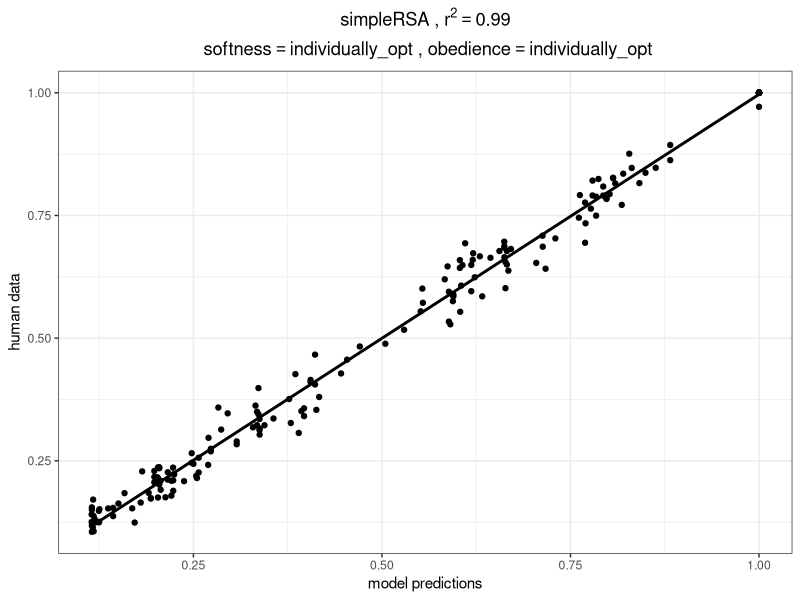
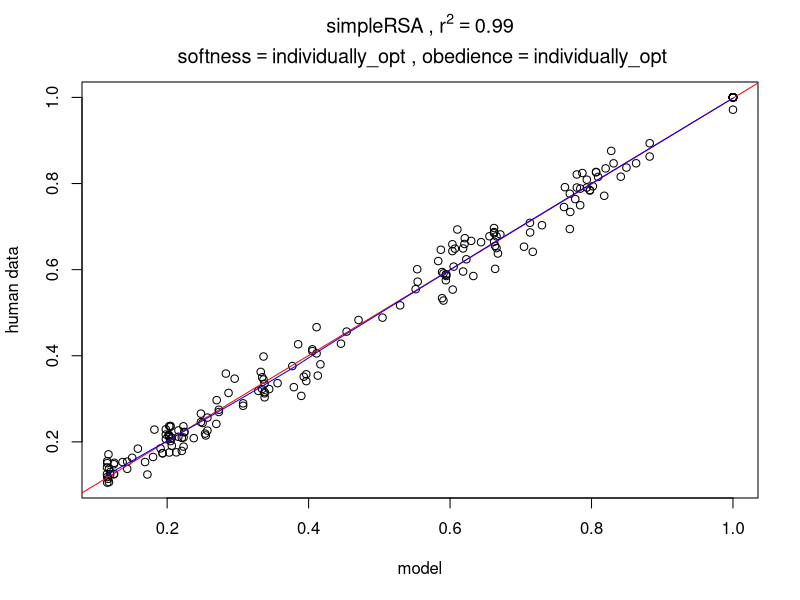
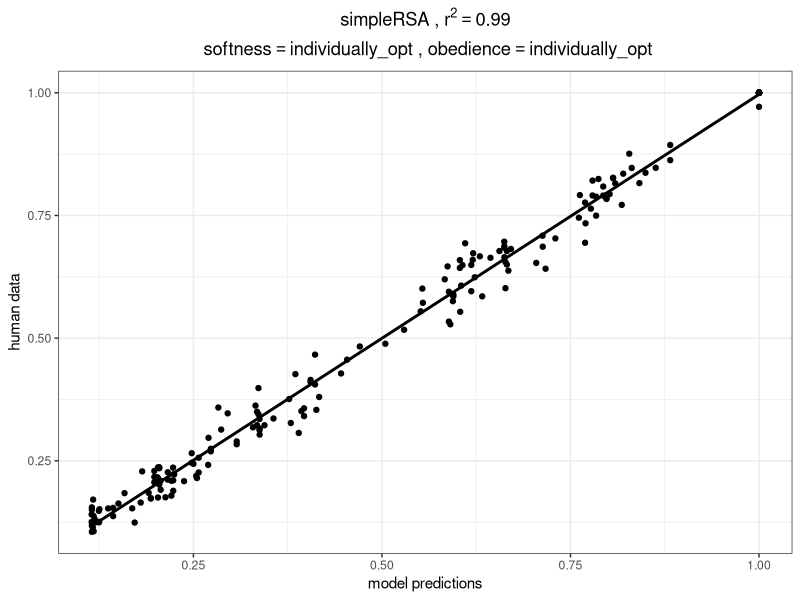

Write R code to recreate these figures, in order.
library("dplyr")
library("ggplot2")

################################################## X 4 Prior inference ##################################

# Import full csv table

setwd("~/Documents/GitHub/prior_inference/RSA_2019_08/X4_Plots")
full <- read.csv("for_scatterplots_updated.csv")
head(full)

## See what models we have ##

stats <- full %>%
    group_by(softness,obedience, alpha, cross_validated,type, Nr) %>%
    summarise(n_occur = n())
ordered <- stats[order(stats$Nr),] # Sort the summary table
print.data.frame(ordered)

##########################################################################################################

# Subset data for plotting. Fill in the template

# plotData <- subset(full, softness ==  & obedience ==  & cross_validated == " " & type == "") # for simple models
# plotData <- subset(full, softness ==  & obedience ==  & alpha == & cross_validated == " " & type == "") # for full models

# Softness, obedience, and alpha are numeric
# Cross_validated can be "yes" or "no"
# Type can be "simpleRSA" or "fullRSA"
# Nr is model number in the order they are listed in the scatterplot file. 

##########################################################################################################

### Subsets for figures in the paper. Pick one plotData subset, then run the define variables part
### Then generate the plot either with ggplot or a simple plot

## Figure \label{simple-full}

# for m23
plotData <- subset(full, softness == "globally_opt" & obedience == 0 & 
                          cross_validated == "no" & type == "fullRSA" & alpha == 1) 

# for m13
plotData <- subset(full, softness == "globally_opt" & obedience == 0 & 
                     cross_validated == "no" & type == "simpleRSA") 

#plotData <- subset(full, softness == "individually_opt" & obedience == 0.1 & cross_validated == "yes" & type == "simpleRSA") # for m9

####### Figure \label{simple-full-individual}
# for m16
plotData <- subset(full, softness == "individually_opt" & obedience == 0 & 
                                            cross_validated == "no" & type == "fullRSA" & 
                                             alpha == "individually_opt") 

# for m3                    
plotData <- subset(full, softness == "individually_opt" & obedience == 0 & 
                     cross_validated == "no" & type == "simpleRSA") 

########## Figure \label{cross-validation} ##########
# for m5
plotData <- subset(full, softness == "individually_opt" & obedience == "individually_opt" & 
                                             cross_validated == "no" & type == "simpleRSA") 

# for m8
plotData <- subset(full, softness == "individually_opt" & obedience == "individually_opt" & 
                    cross_validated == "yes" & type == "simpleRSA") 


# Define variables to pass to plot title and ggsave

r2 <- round((summary(lm(plotData$model~plotData$workerData))$r.squared), digits = 2)
softness <- unique(as.character(plotData$softness))
obedience <- unique(as.character(plotData$obedience))
type <- unique(as.character(plotData$type))
nr <- plotData$Nr[1]

## Scatterplot with ggplot2 ##
# Contains a title with parameter values for now ##

figure <- ggplot(plotData, aes(x = model, y = workerData)) +
  geom_point() +
  stat_smooth(method = "lm",
              col = "black",
              se = FALSE,
              size = 1) +
  theme_bw() +
  labs(title = bquote(atop
                     (.(type) ~"," ~ r^2 == .(r2),
                       ~ "softness" == .(softness) ~ "," ~ "obedience" == .(obedience)
                     )))+
  ylab("human data")+
  xlab("model predictions") +
  theme(plot.title = element_text(hjust = 0.5))
print(figure)
ggsave(figure, filename = paste("m", nr,".pdf", sep=""))


## Simple plot works a little faster to look up r2 values ##

model <- lm(formula = plotData$model~plotData$workerData)
summary(model)
confint(model)

plot(plotData$model, plotData$workerData, xlab = "model", ylab = "human data")
abline(lm(formula = plotData$model~plotData$workerData), col="red") # regression line (y~x)
lines(lowess(plotData$model,plotData$workerData), col="blue") # lowess line (x,y)

title(main = bquote(atop
      (.(type) ~"," ~ r^2 == .(r2),
        ~ "softness" == .(softness) ~ "," ~ "obedience" == .(obedience)
        )))

#########################################################################################################


